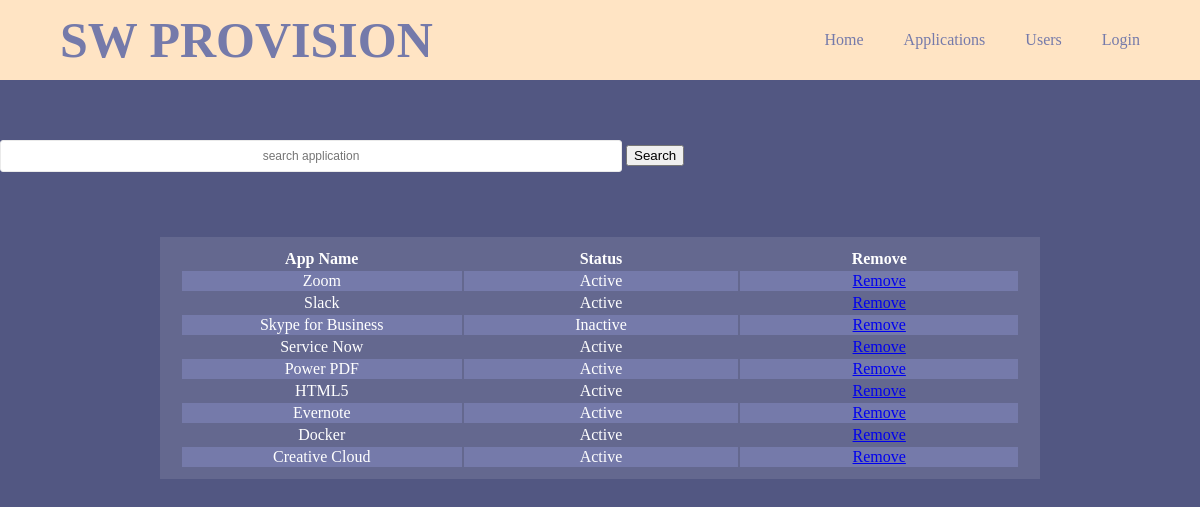
Page /profile/1/ on the committed database.
### applications/models.py (models this page shows, shortened)
class App(models.Model):
    STATUS = (
                 ('Active', 'Active'),
                 ('Inactive', 'Inactive'),
                 )
    name = models.CharField(max_length=25)
    user = models.ManyToManyField('User', blank=False)
    status = models.CharField(max_length=20, null=True, choices=STATUS)

### applications/views.py (the view)
# urls.py: path('profile/<str:pk>/', views.profile, name="profile"),
def profile(request, pk):
    users = User.objects.get(id=pk)
    apps= users.app_set.all()
    context = {'users': users, 'apps': apps}
    return render(request, 'accounts/Profile.html', context)

### applications/templates/accounts/Profile.html (shortened to what this page needs)
{% load static %}
<!DOCTYPE html>
<html lang="en" dir="ltr">
<head>
    <link rel="stylesheet"  type="text/css" href="{% static '/css/Profile.css' %}" >
</head>
<body>
<div class="header">
    <div class="inner_header">
        <div class="logo_container">
            <h1>SW Provision</h1>
        </div>
        <ul class="navigation">
            <li><a href="/dash/">Home</a></li>
            <li><a href="/app_page/">Applications</a></li>
            <li><a href="/user_page/">Users</a></li>
            <li><a href="/login/">Login</a></li>
        </ul>
    </div>
</div>
<div id="searchbar">
    <input type="text" id="search-input" placeholder="search application"/>
    <button class="btn btn-success" type="submit"> Search</button>
</div>
    <div class="user-list">
        <table class="profile">
            <th>App Name</th>
            <th>Status</th>
            <th>Remove</th>
            {% for app in apps %}
            <tr>
                <td>{{app.name}}</td>
                <td>{{app.status}}</td>
                <td><a class="btn btn-sm btn-info" href="{% url 'delete_assign' app.id %}">Remove</a></td>
            </tr>
            {% endfor %}
        </table>
    </div>

### applications/Static/css/Profile.css (style rules this page uses)
body { margin: 0; padding: 0; font-family: Palatino; background: #525782; }
.header { width: 100%; height: 80px; display: block; background-color: bisque; }
.inner_header { width: 90%; height: 100%; display: block; margin: 0 auto; }
.logo_container { height: 100%; display: table; float: left; }
.logo_container h1 { color: #757AAA; height: 100%; display: table-cell; vertical-align: middle; font-size: 50px; text-transform: uppercase; }
.navigation { float: right; height: 60%; }
.navigation li { height: 100%; display: table; float: left; padding: 0px 20px; }
.navigation li:last-child { padding-right: 0; }
.navigation li a { display: table-cell; vertical-align: middle; height: 100%; color: #757AAA; font-size: 16px; text-decoration: none; }
#search-input { background-position: right; background-repeat: no-repeat; width: 50%; height: 20px; margin-top: 60px; text-align: center; border-radius: 3px; border: 1px solid #eaeaea; padding: 5px 10px; font-size: 12px; }
#searchbar { position: center; }
.user-list { position: relative; width: 75%; margin: 50px auto 0; text-align: center; padding: 10px; box-sizing: border-box; }
.profile { display: flex; background: rgba(255, 255,255,.1); padding: 10px 20px; color: #fff; margin: 5px 0; transition: .5s; }
.profile th, .profile td { width: 900px; text-align: center; border: 1px black; }
.profile tbody tr { border-bottom: 1px solid white; }
.profile tbody tr:nth-of-type(even) { background-color: #757AAA; }

### rows in the picture
App: name "Zoom", status "Active"
App: name "Slack", status "Active"
App: name "Skype for Business", status "Inactive"
App: name "Service Now", status "Active"
App: name "Power PDF", status "Active"
App: name "HTML5", status "Active"
App: name "Evernote", status "Active"
App: name "Docker", status "Active"
App: name "Creative Cloud", status "Active"
